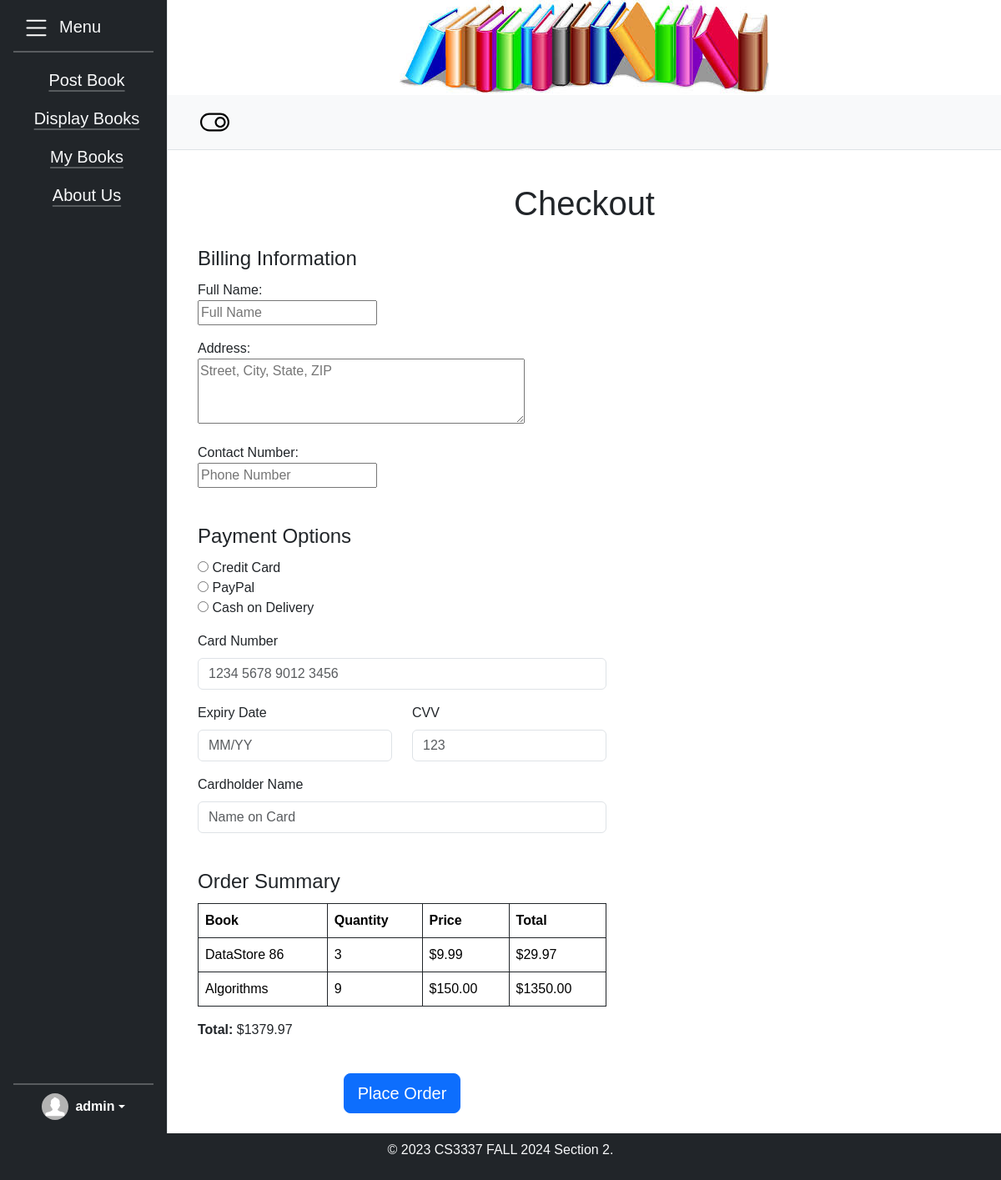
Page /checkout/ (signed in) on the earlier database version.
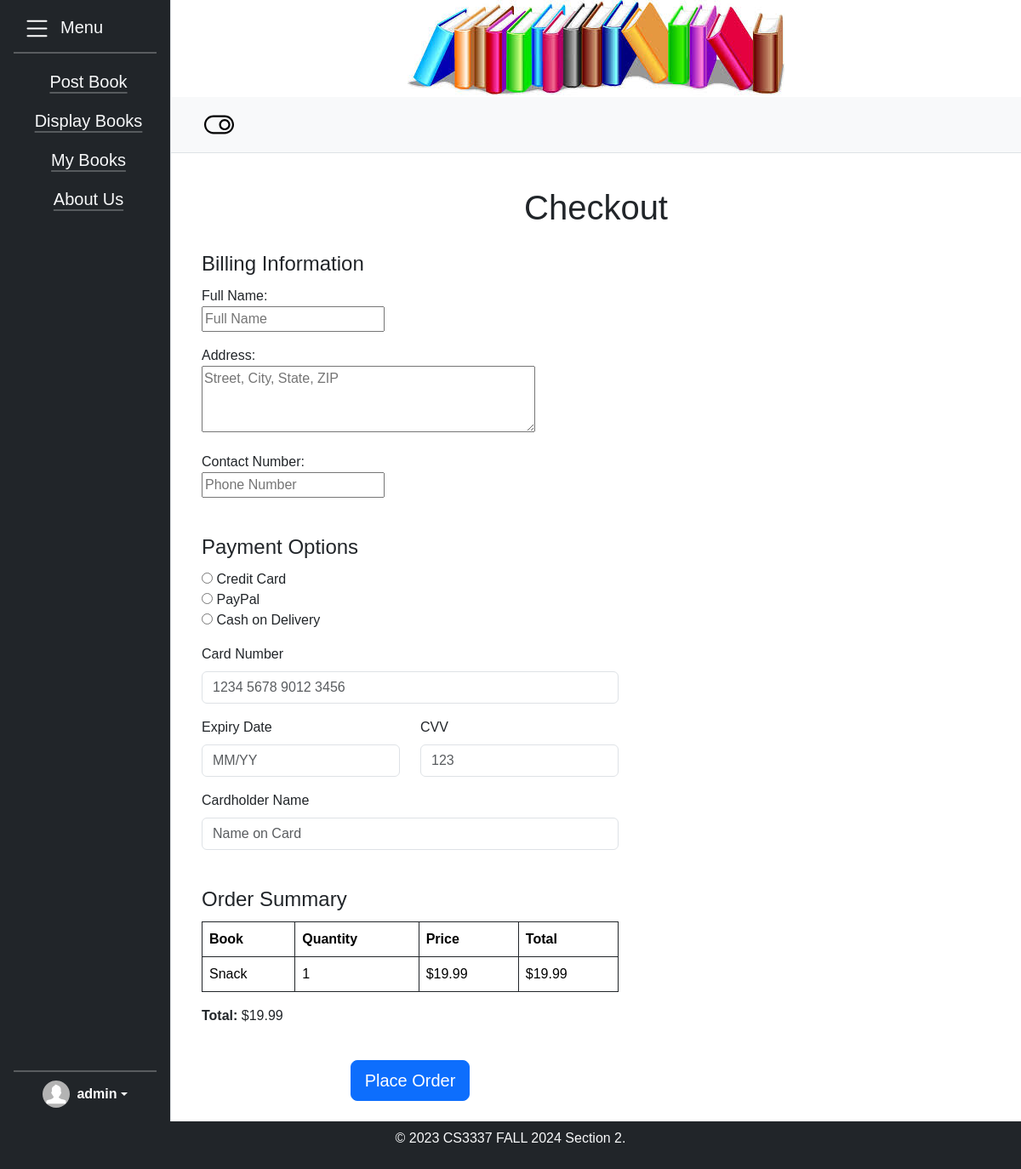
Same page on the later database version.
### bookMng/models.py (models this page shows, shortened)
class MainMenu(models.Model):
    item = models.CharField(max_length=200,unique=True)
    link = models.CharField(max_length=200,unique=True)

class CartItem(models.Model):
    user = models.ForeignKey(User, on_delete=models.CASCADE)
    book = models.ForeignKey(Book, on_delete=models.CASCADE)
    quantity = models.PositiveIntegerField(default=1)
    def total_price(self):
        return self.quantity * self.book.price  # Calculate total price based on quantity

class Book(models.Model):
    name = models.CharField(max_length=200)
    web = models.URLField(max_length=200)
    price = models.DecimalField(decimal_places=2, max_digits=8)
    publishdate = models.DateField(auto_now=True)
    picture = models.FileField(upload_to='bookEx/static/uploads')
    pic_path = models.CharField(max_length=300, editable=False, blank=True)
    username = models.ForeignKey(User, blank=True, null=True, on_delete=models.CASCADE)
    ratings = models.IntegerField(default=0)
    ratingscount = models.IntegerField(default=0)
    overallrating = models.IntegerField(default=0)

### bookMng/views.py (the view)
# urls.py: path('checkout/', views.checkout, name='checkout'),
def checkout(request):
    cart_items = CartItem.objects.filter(user=request.user)
    total_price = sum(item.total_price() for item in cart_items)
    if request.method == "POST":
        form = CheckoutForm(request.POST)
        if form.is_valid():
            full_name = form.cleaned_data['full_name']
            address = form.cleaned_data['address']
            contact_number = form.cleaned_data['contact_number']
            payment_method = form.cleaned_data['payment_method']
            print(f"Order Details:\nName: {full_name}\nAddress: {address}\nContact: {contact_number}\nPayment: {payment_method}")
            CartItem.objects.filter(user=request.user).delete()
            messages.success(request, "Order placed successfully!")
            return redirect('order_success')
    else:
        form = CheckoutForm()
    return render(request, 'bookMng/checkout.html', {
        'item_list': MainMenu.objects.all(),
        'cart_items': cart_items,
        'total_price': total_price,
        'form': form,
    })

### bookMng/forms.py
class CheckoutForm(forms.Form):
    full_name = forms.CharField(max_length=100, label="Full Name", widget=forms.TextInput(attrs={'placeholder': 'Full Name'}))
    address = forms.CharField(max_length=255, label="Address", widget=forms.Textarea(attrs={'placeholder': 'Street, City, State, ZIP', 'rows': 3}))
    contact_number = forms.CharField(max_length=15, label="Contact Number", widget=forms.TextInput(attrs={'placeholder': 'Phone Number'}))
    payment_method = forms.ChoiceField(
        choices=[
            ('credit_card', 'Credit Card'),
            ('paypal', 'PayPal'),
            ('cash', 'Cash on Delivery'),
        ],
        widget=forms.RadioSelect,
        label="Payment Method",
    )

### bookEx/templates/bookMng/checkout.html (shortened to what the changed rows need)
{% extends "base.html" %}
{% load static %}
{% block sidenav %}
   {% for item in item_list %}
    <li class="nav-item py-2 ps-2 fs-5 text-center">
        <a class="link-light link-offset-2 link-underline-opacity-25 link-underline-opacity-100-hover" href="{{ item.link }}">{{ item.item }}</a>
    </li>
   {% endfor %}
{% endblock sidenav %}
{% block content %}
        <div class="row">
                <h1 class="py-3 text-center">Checkout</h1>
            </div>
    <div class="container">
        <form method="POST">
            <div class="row mb-4">
                <fieldset class="col-12">
                    <legend class="fs-4">Order Summary</legend>
                    <table class="table col p-3 table-bordered border-dark table-hover">
                        <thead>
                            <tr>
                                <th>Book</th>
                                <th>Quantity</th>
                                <th>Price</th>
                                <th>Total</th>
                            </tr>
                        </thead>
                        <tbody>
                            {% for item in cart_items %}
                            <tr>
                                <td>{{ item.book.name }}</td>
                                <td>{{ item.quantity }}</td>
                                <td>${{ item.book.price }}</td>
                                <td>${{ item.total_price }}</td>
                            </tr>
                            {% endfor %}
                        </tbody>
                    </table>
                    <p class="total"><strong>Total:</strong> ${{ total_price }}</p>
                </fieldset>
            </div>
        </form>
    </div>
{% endblock content %}

Differences in the rows shown:
removed CartItem: book.name "Algorithms", quantity "9", book.price "150.00", total_price "1350.00"
changed CartItem: book.name "DataStore 86" → "Snack"; quantity "3" → "1"; book.price "9.99" → "19.99"; total_price "29.97" → "19.99"
Other differences:
{{ total_price }}: "1379.97" → "19.99"
